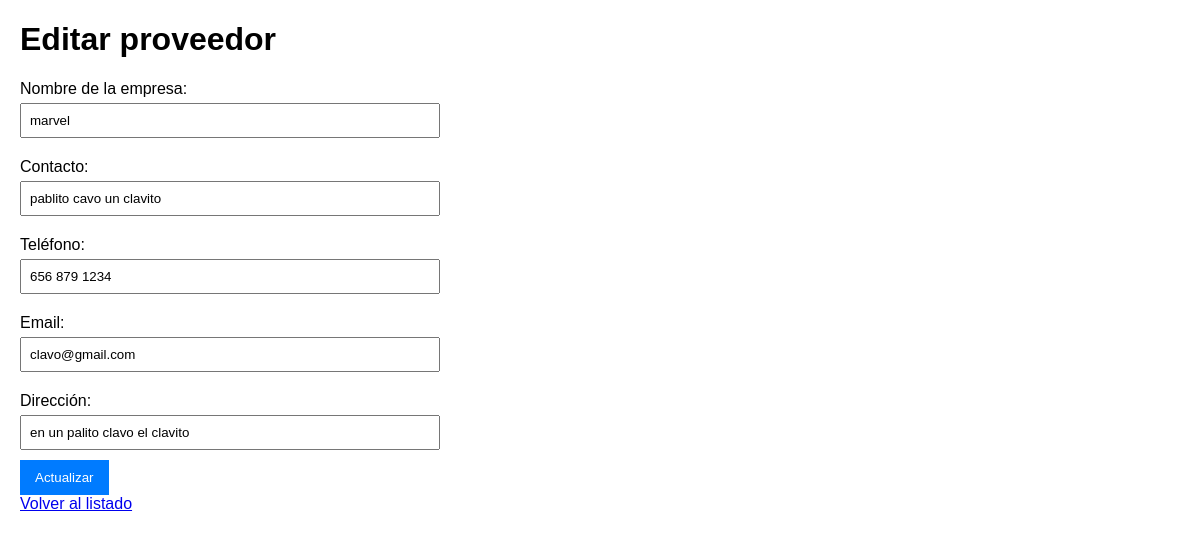
Page /editar/5/ on the committed database.
### app_proveedor/models.py (models this page shows, shortened)
class proveedores(models.Model):
    nombre_empresa = models.CharField(max_length=100)
    contacto_nombre = models.CharField(max_length=50)
    contacto_telefono = models.CharField(max_length=15)
    contacto_email = models.EmailField()
    direccion = models.CharField(max_length=200)

### app_proveedor/views.py (the view, shortened to what this page needs)
# urls.py: path('editar/<int:id>/', views.editar_proveedor, name='editar_proveedor'),
def editar_proveedor(request, id):
    proveedores = get_object_or_404(Modeloproveedores, id=id)
    return render(request, 'editar_proveedores.html', {'proveedores': proveedores})

### app_proveedor/templates/editar_proveedores.html (shortened to what this page needs)
<!DOCTYPE html>
<html lang="es">
<head>
</head>
<body>
    <h1>Editar proveedor</h1>
    <form method="post">
        <label for="nombre_empresa">Nombre de la empresa:</label>
        <input type="text" id="nombre_empresa" name="nombre_empresa" value="{{ proveedores.nombre_empresa }}" required>
        <label for="contacto_nombre">Contacto:</label>
        <input type="text" id="contacto_nombre" name="contacto_nombre" value="{{ proveedores.contacto_nombre }}" required>
        <label for="contacto_telefono">Teléfono:</label>
        <input type="text" id="contacto_telefono" name="contacto_telefono" value="{{ proveedores.contacto_telefono }}" required>
        <label for="contacto_email">Email:</label>
        <input type="email" id="contacto_email" name="contacto_email" value="{{ proveedores.contacto_email }}" required>
        <label for="direccion">Dirección:</label>
        <input type="text" id="direccion" name="direccion" value="{{ proveedores.direccion }}" required>
        <button type="submit">Actualizar</button>
    </form>
    <a href="/">Volver al listado</a>
</body>
</html>

### app_proveedor/templates/editar_proveedores.html (style rules this page uses)
body { font-family: Arial, sans-serif; margin: 20px; }
form { max-width: 400px; }
label { display: block; margin: 10px 0 5px; }
input { width: 100%; padding: 8px; margin-bottom: 10px; }
button { background-color: #007BFF; color: white; padding: 10px 15px; border: none; cursor: pointer; }

### rows in the picture
proveedores: nombre_empresa "marvel", contacto_nombre "pablito cavo un clavito", contacto_telefono "656 879 1234", contacto_email "clavo@gmail.com", direccion "en un palito clavo el clavito"
